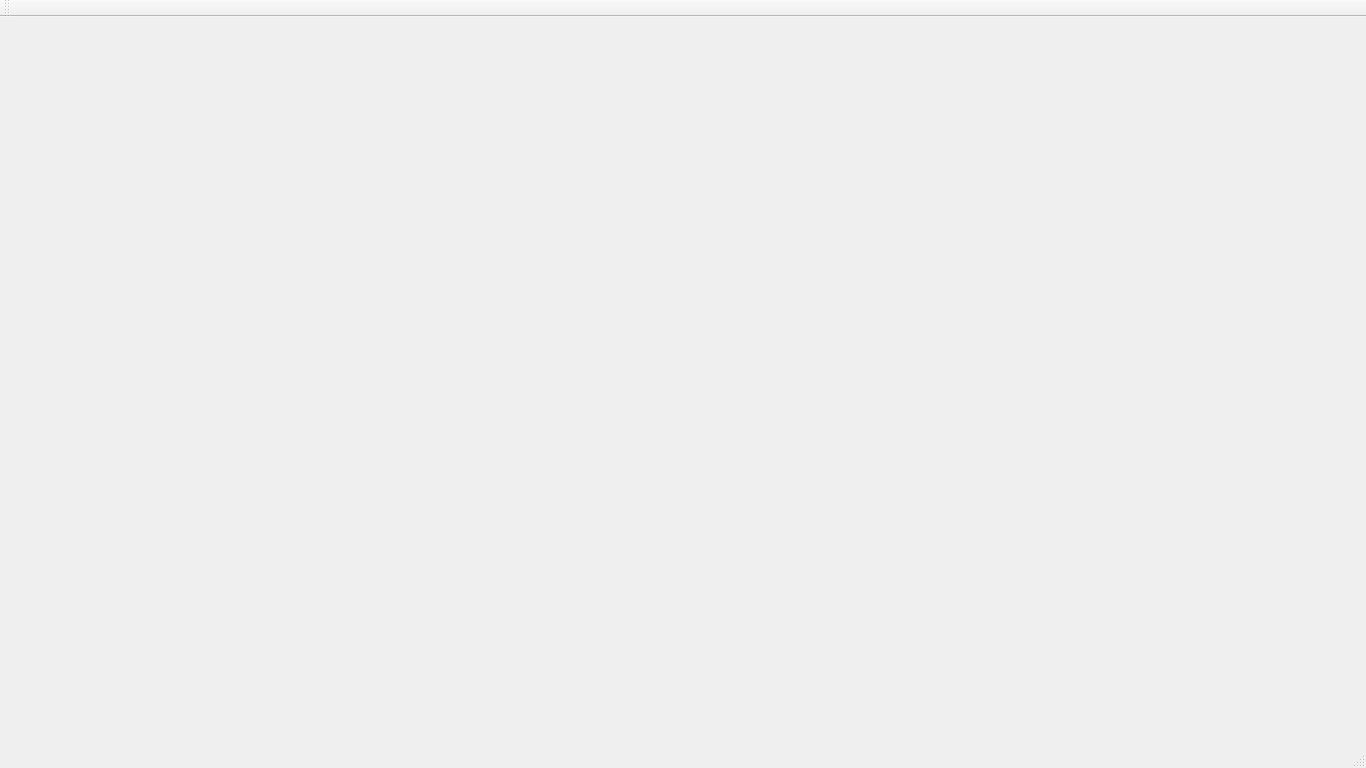
<?xml version="1.0" encoding="UTF-8"?>
<ui version="4.0">
 <class>MainWindow</class>
 <widget class="QMainWindow" name="MainWindow">
  <property name="geometry">
   <rect>
    <x>0</x>
    <y>0</y>
    <width>1366</width>
    <height>768</height>
   </rect>
  </property>
  <property name="windowTitle">
   <string>MainWindow</string>
  </property>
  <widget class="QWidget" name="centralWidget"/>
  <widget class="QMenuBar" name="menuBar">
   <property name="geometry">
    <rect>
     <x>0</x>
     <y>0</y>
     <width>1366</width>
     <height>31</height>
    </rect>
   </property>
  </widget>
  <widget class="QToolBar" name="mainToolBar">
   <attribute name="toolBarArea">
    <enum>TopToolBarArea</enum>
   </attribute>
   <attribute name="toolBarBreak">
    <bool>false</bool>
   </attribute>
  </widget>
  <widget class="QStatusBar" name="statusBar"/>
 </widget>
 <layoutdefault spacing="6" margin="11"/>
 <resources/>
 <connections/>
</ui>
